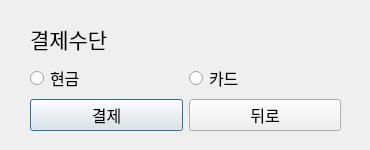
<?xml version="1.0" encoding="UTF-8"?>
<ui version="4.0">
 <class>PayDialog</class>
 <widget class="QDialog" name="PayDialog">
  <property name="geometry">
   <rect>
    <x>0</x>
    <y>0</y>
    <width>370</width>
    <height>150</height>
   </rect>
  </property>
  <property name="windowTitle">
   <string>Dialog</string>
  </property>
  <widget class="QWidget" name="layoutWidget">
   <property name="geometry">
    <rect>
     <x>30</x>
     <y>20</y>
     <width>311</width>
     <height>111</height>
    </rect>
   </property>
   <layout class="QGridLayout" name="gridLayout_2">
    <item row="2" column="0">
     <layout class="QGridLayout" name="gridLayout">
      <item row="1" column="0">
       <widget class="QPushButton" name="GoBtn">
        <property name="font">
         <font>
          <family>양재난초체M</family>
          <pointsize>12</pointsize>
          <weight>50</weight>
          <bold>false</bold>
         </font>
        </property>
        <property name="focusPolicy">
         <enum>Qt::ClickFocus</enum>
        </property>
        <property name="text">
         <string>결제</string>
        </property>
       </widget>
      </item>
      <item row="1" column="1">
       <widget class="QPushButton" name="BackBtn">
        <property name="font">
         <font>
          <family>양재난초체M</family>
          <pointsize>12</pointsize>
          <weight>50</weight>
          <bold>false</bold>
         </font>
        </property>
        <property name="focusPolicy">
         <enum>Qt::NoFocus</enum>
        </property>
        <property name="text">
         <string>뒤로</string>
        </property>
       </widget>
      </item>
      <item row="0" column="0">
       <widget class="QRadioButton" name="CashBtn">
        <property name="font">
         <font>
          <family>양재둘기체M</family>
          <pointsize>12</pointsize>
         </font>
        </property>
        <property name="text">
         <string>현금</string>
        </property>
       </widget>
      </item>
      <item row="0" column="1">
       <widget class="QRadioButton" name="CardBtn">
        <property name="font">
         <font>
          <family>양재둘기체M</family>
          <pointsize>12</pointsize>
         </font>
        </property>
        <property name="layoutDirection">
         <enum>Qt::LeftToRight</enum>
        </property>
        <property name="text">
         <string>카드</string>
        </property>
       </widget>
      </item>
     </layout>
    </item>
    <item row="1" column="0">
     <widget class="QLabel" name="label">
      <property name="font">
       <font>
        <family>양재블럭체</family>
        <pointsize>16</pointsize>
       </font>
      </property>
      <property name="autoFillBackground">
       <bool>false</bool>
      </property>
      <property name="text">
       <string>결제수단</string>
      </property>
     </widget>
    </item>
   </layout>
  </widget>
 </widget>
 <resources/>
 <connections/>
</ui>
